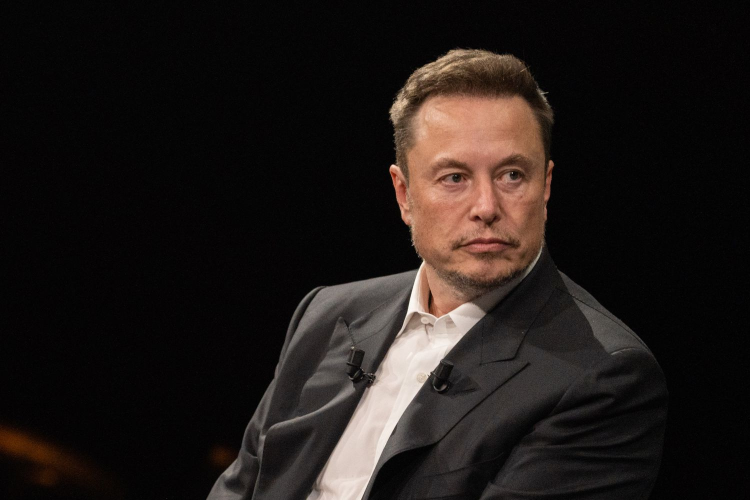
#> input picture MyPythonProjects/resimler_videolar/GettyImages-1258889149-1f50bb87f9d54dca87813923f12ac94b.jpg, 1500 x 1000 px (shown at 1/2 size)
$ python histogram_uygulamasi.py
#> lines starting #> are read from the running program, lines starting #| are printed output that depends on the picture
import cv2
from skimage.feature import hog
from skimage import exposure

image=cv2.imread("resimler_videolar/GettyImages-1258889149-1f50bb87f9d54dca87813923f12ac94b.jpg")
#> image is the input picture: shape (1000, 1500, 3); mean B, G, R 23.4, 25.8, 31.8
gray=cv2.cvtColor(image,cv2.COLOR_BGR2GRAY)
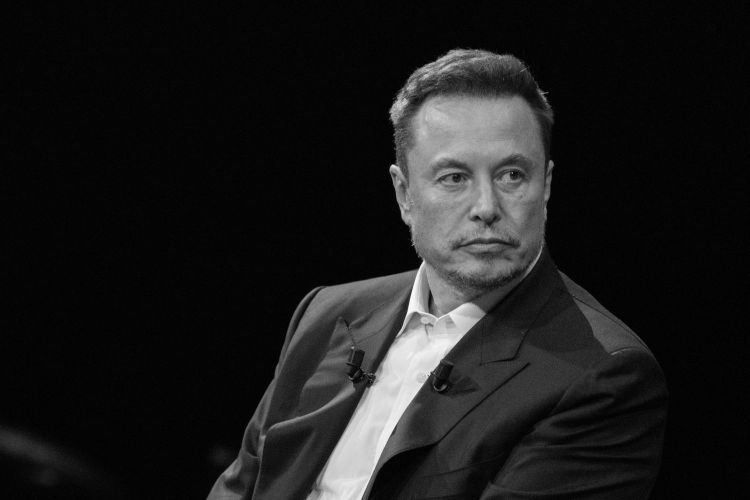
#> gray: shape (1000, 1500) (shown at 1/2 size); min 0, max 253, mean 27.4

_,hogimage=hog(gray,visualize=True)
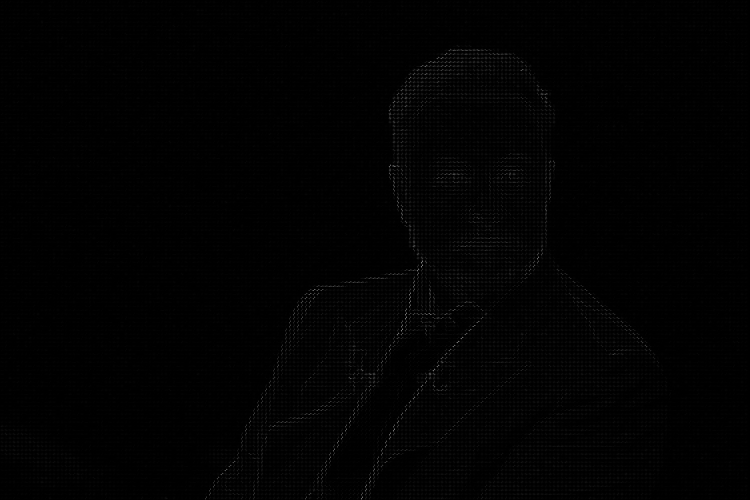
#> hogimage: shape (1000, 1500) float64 (shown at 1/2 size); min 0, max 62.23, mean 0.5; drawn with min black and max white
rescaled=exposure.rescale_intensity(hogimage,in_range=(0,10))
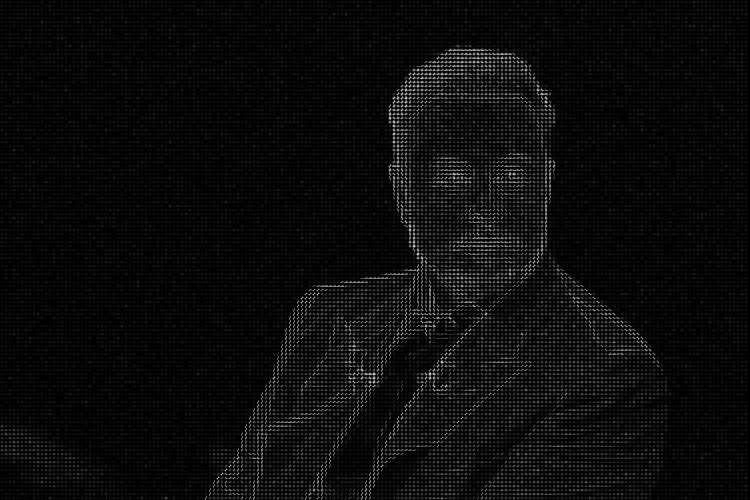
#> rescaled: shape (1000, 1500) float64 (shown at 1/2 size); min 0, max 1, mean 0.0463

cv2.imshow("hog",hogimage)
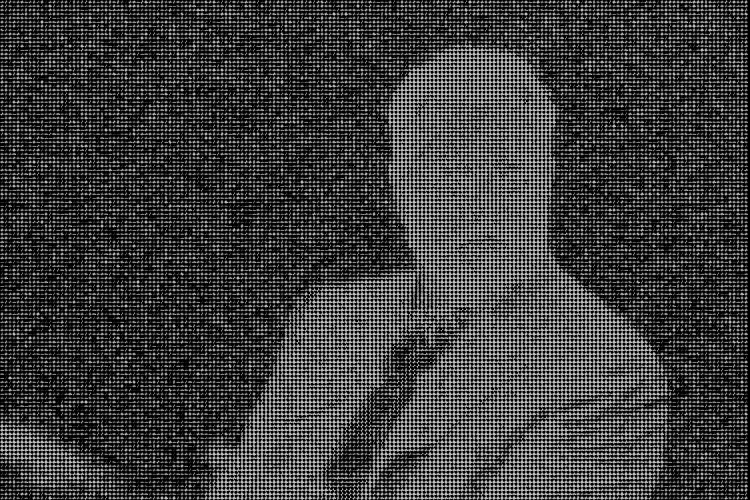
#> window 'hog': shape (1000, 1500) (shown at 1/2 size); min 0, max 255, mean 62.4
cv2.imshow("orj",image)
cv2.imshow("rg", rescaled)

cv2.waitKey(0)
cv2.destroyAllWindows()
